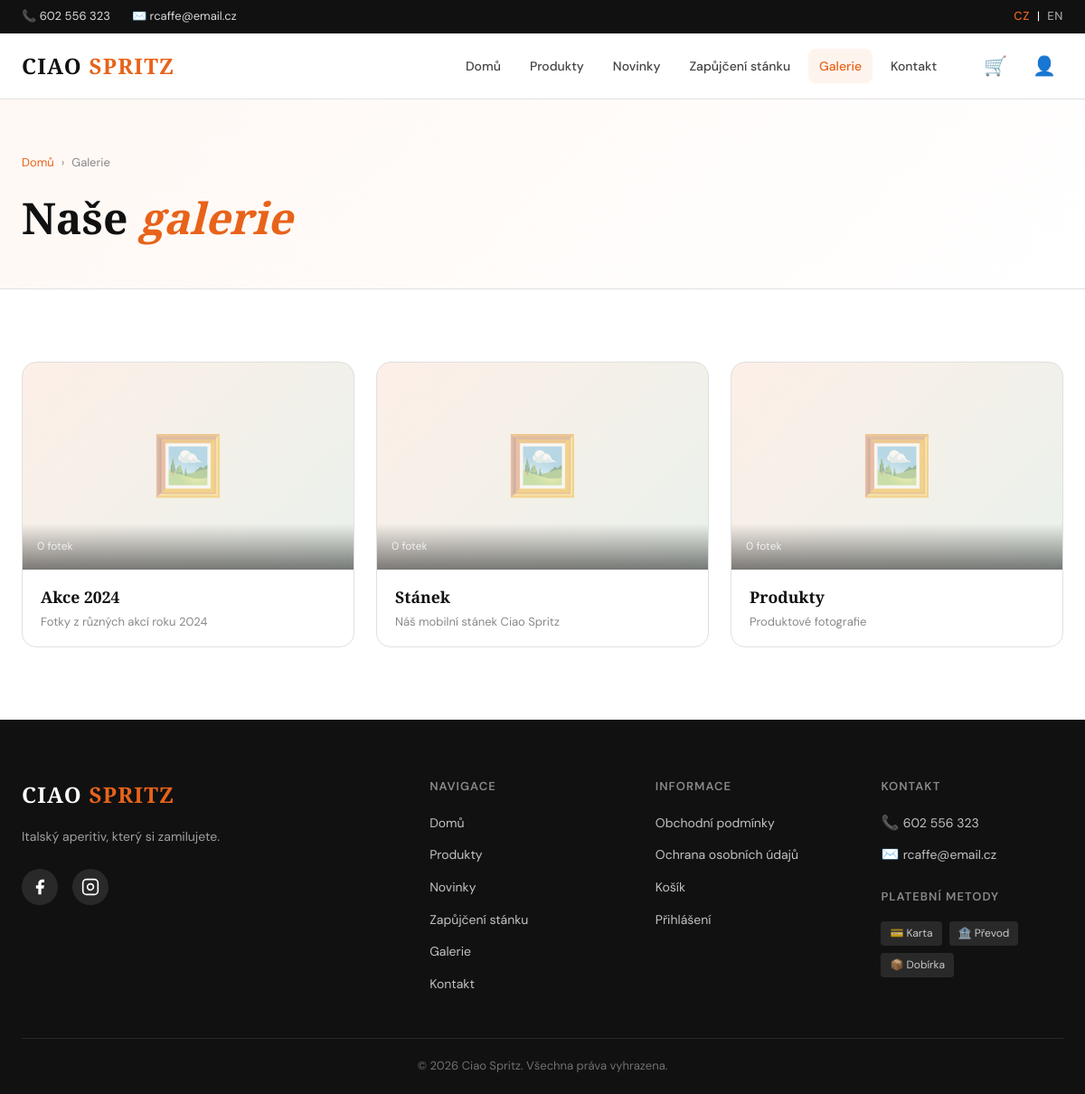
Page /galerie.php on the committed database.
### tables this page shows
CREATE TABLE IF NOT EXISTS `gallery_albums` (
  `id` int(11) NOT NULL AUTO_INCREMENT,
  `name_cs` varchar(255) NOT NULL,
  `name_en` varchar(255) DEFAULT NULL,
  `description_cs` text,
  `description_en` text,
  `cover_image` varchar(255) DEFAULT NULL,
  `sort_order` int(11) DEFAULT 0,
  `active` tinyint(1) DEFAULT 1,
  `created_at` timestamp NOT NULL DEFAULT CURRENT_TIMESTAMP,
  PRIMARY KEY (`id`)
);

### includes/config.php (called while the page is built, shortened)
<?php
function t($cs, $en) {
    return LANG === 'en' ? $en : $cs;
}
function e($str) {
    return htmlspecialchars($str, ENT_QUOTES, 'UTF-8');
}
?>

### galerie.php (the view, shortened to what this page needs)
<?php
require_once 'includes/header.php';
$lang = LANG;
$albums = $pdo->query("SELECT ga.*, COUNT(gp.id) as photo_count FROM gallery_albums ga LEFT JOIN gallery_photos gp ON gp.album_id = ga.id WHERE ga.active = 1 GROUP BY ga.id ORDER BY ga.sort_order ASC, ga.id DESC")->fetchAll();
$currentAlbum = null;
?>
<section class="page-hero">
    <div class="container">
        <div class="breadcrumb">
            <a href="<?= BASE_URL ?>/"><?= t('Domů', 'Home') ?></a> <span>›</span>
            <?php if ($currentAlbum): ?>
                <a href="<?= BASE_URL ?>/galerie.php"><?= t('Galerie', 'Gallery') ?></a> <span>›</span>
                <span><?= e($currentAlbum['name_' . $lang] ?? $currentAlbum['name_cs']) ?></span>
            <?php else: ?>
                <span><?= t('Galerie', 'Gallery') ?></span>
            <?php endif; ?>
        </div>
        <h1>
            <?php if ($currentAlbum): ?>
                <?= e($currentAlbum['name_' . $lang] ?? $currentAlbum['name_cs']) ?>
            <?php else: ?>
                <?= t('Naše <span class="accent">galerie</span>', 'Our <span class="accent">gallery</span>') ?>
            <?php endif; ?>
        </h1>
    </div>
</section>
<section class="section">
    <div class="container">
        <?php if (!$currentAlbum): ?>
        <?php if (empty($albums)): ?>
            <div class="alert alert-info"><?= t('Galerie bude brzy k dispozici.', 'Gallery coming soon.') ?></div>
        <?php else: ?>
        <div style="display:grid;grid-template-columns:repeat(auto-fill,minmax(280px,1fr));gap:24px">
            <?php foreach ($albums as $album): ?>
            <a href="<?= BASE_URL ?>/galerie.php?album=<?= $album['id'] ?>" style="text-decoration:none;color:inherit">
                <div style="border-radius:var(--radius-lg);overflow:hidden;border:1px solid var(--border);transition:all 0.3s;background:white" onmouseover="this.style.transform='translateY(-6px)';this.style.boxShadow='0 8px 32px rgba(0,0,0,0.15)';this.style.borderColor='var(--orange)'" onmouseout="this.style.transform='';this.style.boxShadow='';this.style.borderColor='var(--border)'">
                    <div style="aspect-ratio:16/10;background:linear-gradient(135deg,rgba(232,99,26,0.1),rgba(45,122,58,0.1));display:flex;align-items:center;justify-content:center;overflow:hidden;position:relative">
                        <?php if ($album['cover_image']): ?>
                            <img src="<?= BASE_URL ?>/uploads/<?= e($album['cover_image']) ?>" style="width:100%;height:100%;object-fit:cover">
                        <?php else: ?>
                            <span style="font-size:4rem;opacity:0.4">🖼️</span>
                        <?php endif; ?>
                        <div style="position:absolute;bottom:0;left:0;right:0;background:linear-gradient(transparent,rgba(0,0,0,0.5));padding:16px;color:white">
                            <div style="font-size:12px;opacity:0.8"><?= $album['photo_count'] ?> <?= t('fotek', 'photos') ?></div>
                        </div>
                    </div>
                    <div style="padding:16px 20px">
                        <div style="font-family:var(--font-display);font-size:1.1rem;font-weight:700;margin-bottom:4px"><?= e($album['name_' . $lang] ?? $album['name_cs']) ?></div>
                        <?php if ($album['description_' . $lang] ?? $album['description_cs']): ?>
                        <div style="font-size:13px;color:var(--gray)"><?= e($album['description_' . $lang] ?? $album['description_cs']) ?></div>
                        <?php endif; ?>
                    </div>
                </div>
            </a>
            <?php endforeach; ?>
        </div>
        <?php endif; ?>
        <?php endif; ?>
    </div>
</section>
<?php require_once 'includes/footer.php'; ?>

### includes/header.php (shortened to what this page needs)
<?php
require_once __DIR__ . '/config.php';
$currentPage = basename($_SERVER['PHP_SELF'], '.php');
?>
<!DOCTYPE html>
<html lang="<?= LANG ?>">
<head>
    <link rel="stylesheet" href="<?= BASE_URL ?>/css/style.css">
</head>
<body>
<div class="topbar">
    <div class="container">
        <span>📞 <a href="tel:602556323">602 556 323</a></span>
        <span>✉️ <a href="mailto:rcaffe@email.cz">rcaffe@email.cz</a></span>
        <div class="lang-switch">
            <a href="?lang=cs" class="<?= LANG === 'cs' ? 'active' : '' ?>">CZ</a>
            <span>|</span>
            <a href="?lang=en" class="<?= LANG === 'en' ? 'active' : '' ?>">EN</a>
        </div>
    </div>
</div>
<header class="header" id="header">
    <div class="container">
        <a href="<?= BASE_URL ?>/" class="logo">
            <span class="logo-text" style="display:none">CIAO <span>SPRITZ</span></span>
        </a>
        <nav class="nav" id="nav">
            <a href="<?= BASE_URL ?>/" class="<?= $currentPage === 'index' ? 'active' : '' ?>"><?= t('Domů', 'Home') ?></a>
            <a href="<?= BASE_URL ?>/produkty.php" class="<?= $currentPage === 'produkty' ? 'active' : '' ?>"><?= t('Produkty', 'Products') ?></a>
            <a href="<?= BASE_URL ?>/novinky.php" class="<?= $currentPage === 'novinky' ? 'active' : '' ?>"><?= t('Novinky', 'News') ?></a>
            <a href="<?= BASE_URL ?>/stanek.php" class="<?= $currentPage === 'stanek' ? 'active' : '' ?>"><?= t('Zapůjčení stánku', 'Rent a stand') ?></a>
            <a href="<?= BASE_URL ?>/galerie.php" class="<?= $currentPage === 'galerie' ? 'active' : '' ?>"><?= t('Galerie', 'Gallery') ?></a>
            <a href="<?= BASE_URL ?>/kontakt.php" class="<?= $currentPage === 'kontakt' ? 'active' : '' ?>"><?= t('Kontakt', 'Contact') ?></a>
        </nav>
        <div class="header-actions">
            <a href="<?= BASE_URL ?>/kosik.php" class="cart-btn">
                🛒
            </a>
            <a href="<?= BASE_URL ?>/prihlaseni.php" class="btn-icon">👤</a>
        </div>
    </div>
</header>
<main>

### includes/footer.php (shortened to what this page needs)
</main>
<footer class="footer">
    <div class="container">
        <div class="footer-grid">
            <div class="footer-brand">
                <a href="<?= BASE_URL ?>/" class="logo">
                    <span class="logo-text" style="display:none">CIAO <span>SPRITZ</span></span>
                </a>
                <p><?= t('Italský aperitiv, který si zamilujete.', 'The Italian aperitif you will fall in love with.') ?></p>
                <div class="social-links">
                    <a href="https://www.facebook.com/ciaospritz" target="_blank" rel="noopener" aria-label="Facebook">
                        <svg width="20" height="20" viewBox="0 0 24 24" fill="currentColor"><path d="M18 2h-3a5 5 0 0 0-5 5v3H7v4h3v8h4v-8h3l1-4h-4V7a1 1 0 0 1 1-1h3z"/></svg>
                    </a>
                    <a href="https://www.instagram.com/ciao_spritz/" target="_blank" rel="noopener" aria-label="Instagram">
                        <svg width="20" height="20" viewBox="0 0 24 24" fill="none" stroke="currentColor" stroke-width="2"><rect x="2" y="2" width="20" height="20" rx="5" ry="5"/><path d="M16 11.37A4 4 0 1 1 12.63 8 4 4 0 0 1 16 11.37z"/><line x1="17.5" y1="6.5" x2="17.51" y2="6.5"/></svg>
                    </a>
                </div>
            </div>
            <div class="footer-col">
                <h4><?= t('Navigace', 'Navigation') ?></h4>
                <ul>
                    <li><a href="<?= BASE_URL ?>/"><?= t('Domů', 'Home') ?></a></li>
                    <li><a href="<?= BASE_URL ?>/produkty.php"><?= t('Produkty', 'Products') ?></a></li>
                    <li><a href="<?= BASE_URL ?>/novinky.php"><?= t('Novinky', 'News') ?></a></li>
                    <li><a href="<?= BASE_URL ?>/stanek.php"><?= t('Zapůjčení stánku', 'Rent a stand') ?></a></li>
                    <li><a href="<?= BASE_URL ?>/galerie.php"><?= t('Galerie', 'Gallery') ?></a></li>
                    <li><a href="<?= BASE_URL ?>/kontakt.php"><?= t('Kontakt', 'Contact') ?></a></li>
                </ul>
            </div>
            <div class="footer-col">
                <h4><?= t('Informace', 'Information') ?></h4>
                <ul>
                    <li><a href="<?= BASE_URL ?>/obchodni-podminky.php"><?= t('Obchodní podmínky', 'Terms & Conditions') ?></a></li>
                    <li><a href="<?= BASE_URL ?>/gdpr.php"><?= t('Ochrana osobních údajů', 'Privacy Policy') ?></a></li>
                    <li><a href="<?= BASE_URL ?>/kosik.php"><?= t('Košík', 'Cart') ?></a></li>
                    <li><a href="<?= BASE_URL ?>/prihlaseni.php"><?= t('Přihlášení', 'Login') ?></a></li>
                </ul>
            </div>
            <div class="footer-col">
                <h4><?= t('Kontakt', 'Contact') ?></h4>
                <ul>
                    <li>📞 <a href="tel:602556323">602 556 323</a></li>
                    <li>✉️ <a href="mailto:rcaffe@email.cz">rcaffe@email.cz</a></li>
                </ul>
                <h4 style="margin-top:1.5rem"><?= t('Platební metody', 'Payment methods') ?></h4>
                <div class="payment-icons">
                    <span class="payment-badge">💳 <?= t('Karta', 'Card') ?></span>
                    <span class="payment-badge">🏦 <?= t('Převod', 'Transfer') ?></span>
                    <span class="payment-badge">📦 <?= t('Dobírka', 'COD') ?></span>
                </div>
            </div>
        </div>
        <div class="footer-bottom">
            <p>&copy; <?= date('Y') ?> <?= SITE_NAME ?>. <?= t('Všechna práva vyhrazena.', 'All rights reserved.') ?></p>
        </div>
    </div>
</footer>
</body>
</html>

### css/style.css (style rules this page uses)
:root { --white: #ffffff; --black: #111111; --orange: #E8631A; --orange-light: #f07d35; --orange-dark: #c4521a; --green: #2D7A3A; --green-light: #38973f; --gray-light: #f5f5f5; --gray: #888888; --gray-dark: #444444; --border: #e0e0e0; --font-display: 'Playfair Display', Georgia, serif; --font-body: 'DM Sans', sans-serif; --radius: 8px; --radius-lg: 16px; --shadow: 0 4px 20px rgba(0,0,0,0.08); --shadow-hover: 0 8px 32px rgba(0,0,0,0.15); --transition: 0.3s ease; }
*, *::before, *::after { box-sizing: border-box; margin: 0; padding: 0; }
html { scroll-behavior: smooth; }
body { font-family: var(--font-body); color: var(--black); background: var(--white); line-height: 1.6; font-size: 16px; }
a { color: inherit; text-decoration: none; }
ul { list-style: none; }
.container { max-width: 1200px; margin: 0 auto; padding: 0 24px; }
.topbar { background: var(--black); color: var(--white); font-size: 13px; padding: 8px 0; }
.topbar .container { display: flex; align-items: center; gap: 24px; }
.topbar a { color: var(--white); opacity: 0.85; transition: opacity var(--transition); }
.lang-switch { margin-left: auto; display: flex; align-items: center; gap: 8px; }
.lang-switch a { opacity: 0.6; font-weight: 500; letter-spacing: 0.05em; }
.lang-switch a.active { opacity: 1; color: var(--orange); }
.header { position: sticky; top: 0; z-index: 100; background: var(--white); border-bottom: 1px solid var(--border); transition: box-shadow var(--transition); }
.header .container { display: flex; align-items: center; gap: 32px; height: 72px; }
.logo-text { font-family: var(--font-display); font-size: 1.5rem; font-weight: 900; letter-spacing: 0.05em; color: var(--black); }
.logo-text span { color: var(--orange); }
.nav { display: flex; align-items: center; gap: 8px; margin-left: auto; }
.nav a { font-size: 14px; font-weight: 500; padding: 8px 12px; border-radius: var(--radius); color: var(--gray-dark); transition: color var(--transition), background var(--transition); white-space: nowrap; }
.nav a:hover, .nav a.active { color: var(--orange); background: rgba(232, 99, 26, 0.07); }
.header-actions { display: flex; align-items: center; gap: 12px; }
.cart-btn { position: relative; font-size: 1.3rem; padding: 8px; cursor: pointer; transition: transform var(--transition); }
.btn-icon { font-size: 1.3rem; padding: 8px; transition: transform var(--transition); }
.section { padding: 80px 0; }
.footer { background: var(--black); color: var(--white); padding: 64px 0 0; }
.footer-grid { display: grid; grid-template-columns: 2fr 1fr 1fr 1fr; gap: 48px; padding-bottom: 48px; }
.footer-brand p { font-size: 14px; color: rgba(255,255,255,0.6); margin: 16px 0 24px; line-height: 1.6; }
.footer .logo-text { color: var(--white); }
.footer .logo-text span { color: var(--orange); }
.social-links { display: flex; gap: 16px; }
.social-links a { width: 40px; height: 40px; border-radius: 50%; background: rgba(255,255,255,0.1); display: flex; align-items: center; justify-content: center; color: var(--white); transition: background var(--transition); }
.footer-col h4 { font-size: 13px; font-weight: 600; letter-spacing: 0.08em; text-transform: uppercase; color: rgba(255,255,255,0.5); margin-bottom: 16px; }
.footer-col ul { display: flex; flex-direction: column; gap: 10px; }
.footer-col ul li a { font-size: 14px; color: rgba(255,255,255,0.75); transition: color var(--transition); }
.payment-icons { display: flex; gap: 8px; flex-wrap: wrap; margin-top: 8px; }
.payment-badge { background: rgba(255,255,255,0.1); padding: 4px 10px; border-radius: 4px; font-size: 12px; color: rgba(255,255,255,0.75); }
.footer-bottom { border-top: 1px solid rgba(255,255,255,0.1); padding: 20px 0; text-align: center; font-size: 13px; color: rgba(255,255,255,0.4); }
.page-hero { background: linear-gradient(135deg, #fff8f4, #fff); padding: 60px 0 40px; border-bottom: 1px solid var(--border); }
.page-hero h1 { font-family: var(--font-display); font-size: clamp(1.8rem, 4vw, 3rem); font-weight: 900; }
.page-hero h1 .accent { color: var(--orange); font-style: italic; }
.breadcrumb { display: flex; gap: 8px; align-items: center; font-size: 13px; color: var(--gray); margin-bottom: 12px; }
.breadcrumb a { color: var(--orange); }
.breadcrumb span { color: var(--gray); }

### rows in the picture
gallery_albums: photo_count "0", name_cs "Akce 2024", description_cs "Fotky z různých akcí roku 2024"
gallery_albums: photo_count "0", name_cs "Stánek", description_cs "Náš mobilní stánek Ciao Spritz"
gallery_albums: photo_count "0", name_cs "Produkty", description_cs "Produktové fotografie"

### other values in the picture
t('Domů', 'Home') "Domů"
t('Produkty', 'Products') "Produkty"
t('Novinky', 'News') "Novinky"
t('Zapůjčení stánku', 'Rent a stand') "Zapůjčení stánku"
t('Galerie', 'Gallery') "Galerie"
t('Kontakt', 'Contact') "Kontakt"
t('Navigace', 'Navigation') "NAVIGACE"
t('Informace', 'Information') "INFORMACE"
t('Obchodní podmínky', 'Terms & Conditions') "Obchodní podmínky"
t('Ochrana osobních údajů', 'Privacy Policy') "Ochrana osobních údajů"
t('Košík', 'Cart') "Košík"
t('Přihlášení', 'Login') "Přihlášení"
t('Kontakt', 'Contact') "KONTAKT"
t('Platební metody', 'Payment methods') "PLATEBNÍ METODY"
t('Karta', 'Card') "Karta"
